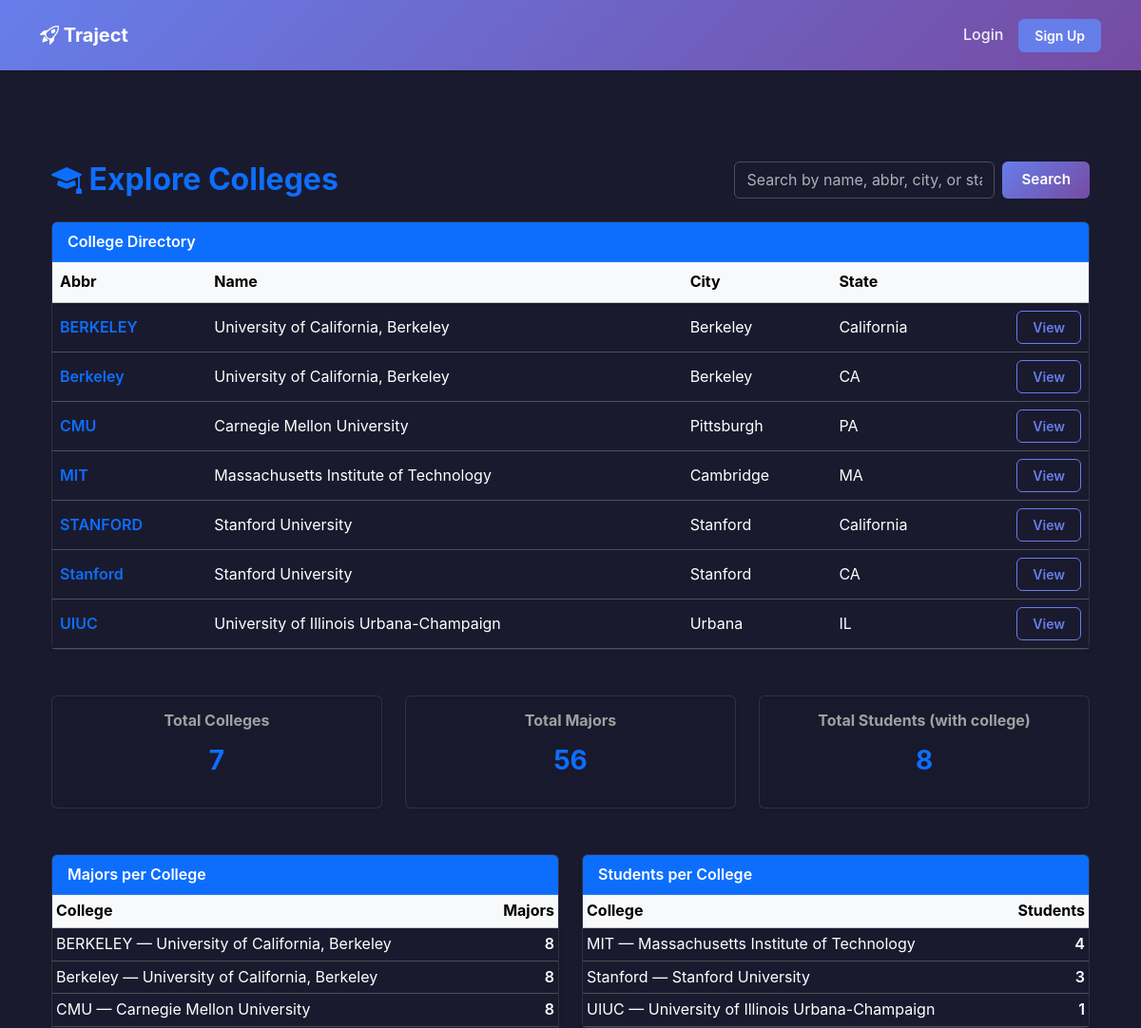
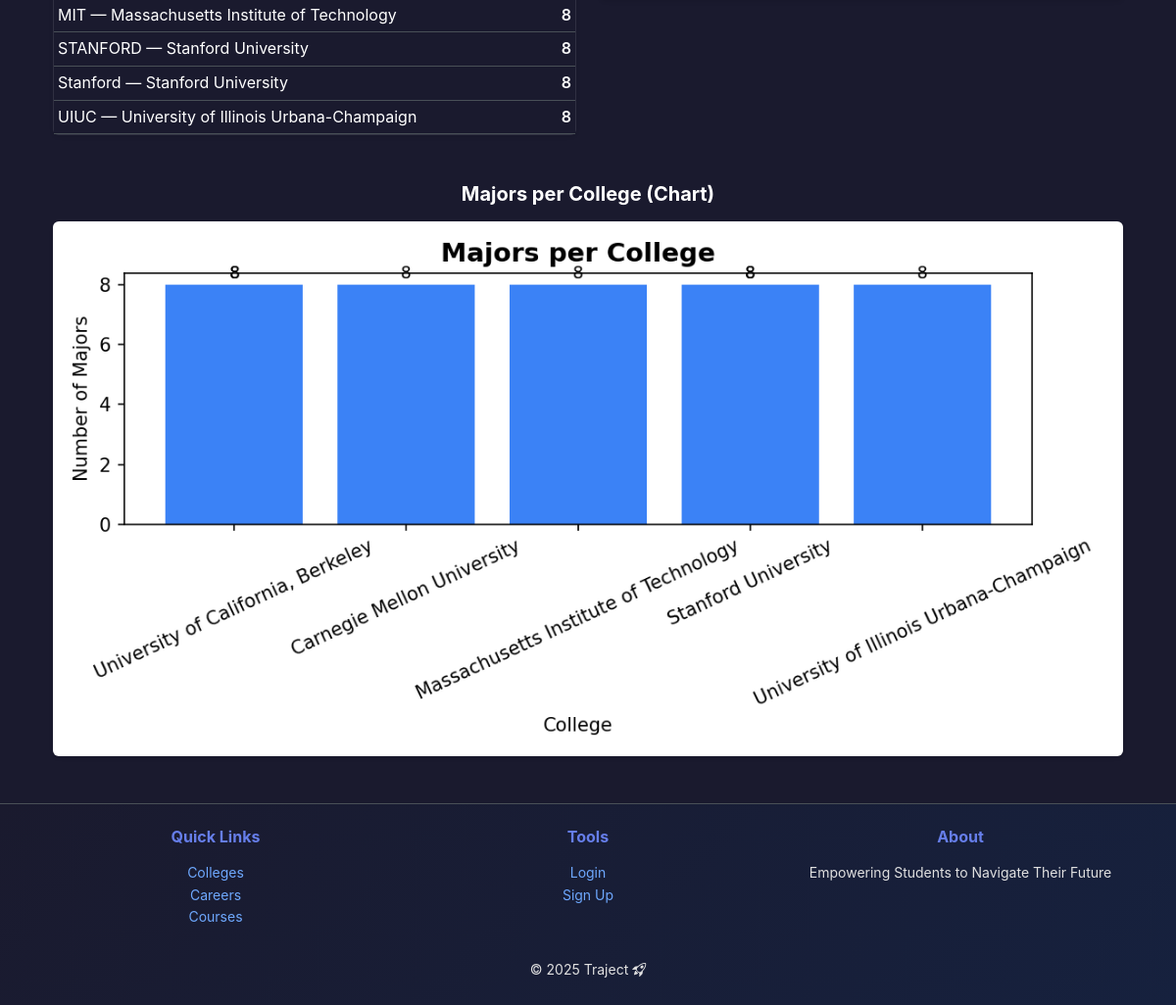
Page /colleges/ on the committed database (2 pictures, top to bottom).
### colleges/models.py (models this page shows, shortened)
class College(models.Model):
    college_name = models.CharField(max_length=300)  # Full college name
    city = models.CharField(max_length=100)
    state = models.CharField(max_length=100)
    abbreviation = models.CharField(max_length=50, unique=True)  # e.g. UIUC
    logo_url = models.URLField(blank=True, null=True)
    class Meta:
        ordering = ["college_name"]

### colleges/views.py (the view, shortened to what this page needs)
# urls.py: path("", views.CollegeListView.as_view(), name="list"),
class CollegeListView(ListView):
    model = College
    template_name = "colleges/college_list.html"
    context_object_name = "colleges"
    def get_queryset(self):
        qs = College.objects.all().order_by("abbreviation")
        q = (self.request.GET.get("q") or "").strip()
        return qs
    def get_context_data(self, **kwargs):
        context = super().get_context_data(**kwargs)
        q = (self.request.GET.get("q") or "").strip()
        context["q"] = q
        if q:
            context["result_count"] = context["object_list"].count()
        context["total_colleges"] = College.objects.count()
        context["total_majors"] = Major.objects.count()
        context["total_students"] = UserProfile.objects.filter(college__isnull=False).count()
        context["majors_per_college"] = (
            College.objects.annotate(major_count=Count("majors"))
            .values("id", "abbreviation", "college_name", "major_count")
            .order_by("abbreviation")
        )
        context["students_per_college"] = (
            UserProfile.objects.filter(college__isnull=False)
            .values("college__id", "college__abbreviation", "college__college_name")
            .annotate(student_count=Count("id"))
            .order_by("college__abbreviation")
        )
        return context

### templates/colleges/college_list.html (shortened to what this page needs)
{% extends "accounts/base.html" %}
{% block content %}
<div class="container mt-5">
 <div class="d-flex flex-column flex-md-row justify-content-between align-items-center mb-4">
 <h2 class="fw-bold mb-3 mb-md-0 text-primary"><i class="bi bi-mortarboard-fill"></i> Explore Colleges</h2>
 <form method="get" class="d-flex" role="search">
 <input
 type="text"
 name="q"
 value="{{ q }}"
 class="form-control me-2"
 placeholder="Search by name, abbr, city, or state"
 />
 <button class="btn btn-primary" type="submit">Search</button>
 </form>
 </div>
 <div class="card shadow-sm hover-card mb-5">
 <div class="card-header bg-primary text-white fw-semibold">
 College Directory
 </div>
 <div class="card-body p-0">
 <table class="table table-hover align-middle mb-0">
 <thead class="table-light">
 <tr>
 <th>Abbr</th>
 <th>Name</th>
 <th>City</th>
 <th>State</th>
 <th></th>
 </tr>
 </thead>
 <tbody>
 {% for college in colleges %}
 <tr>
 <td class="fw-semibold text-primary">{{ college.abbreviation }}</td>
 <td>{{ college.college_name }}</td>
 <td>{{ college.city }}</td>
 <td>{{ college.state }}</td>
 <td class="text-end">
 <a href="{% url 'colleges:detail' college.pk %}" class="btn btn-sm btn-outline-primary">
 View
 </a>
 </td>
 </tr>
 {% empty %}
 <tr>
 <td colspan="5" class="text-center text-muted p-3">No colleges found.</td>
 </tr>
 {% endfor %}
 </tbody>
 </table>
 </div>
 </div>
 <div class="row g-4">
 <div class="col-md-4">
 <div class="card text-center shadow-sm hover-card">
 <div class="card-body">
 <h6 class="text-muted">Total Colleges</h6>
 <h3 class="fw-bold text-primary">{{ total_colleges }}</h3>
 </div>
 </div>
 </div>
 <div class="col-md-4">
 <div class="card text-center shadow-sm hover-card">
 <div class="card-body">
 <h6 class="text-muted">Total Majors</h6>
 <h3 class="fw-bold text-primary">{{ total_majors }}</h3>
 </div>
 </div>
 </div>
 <div class="col-md-4">
 <div class="card text-center shadow-sm hover-card">
 <div class="card-body">
 <h6 class="text-muted">Total Students (with college)</h6>
 <h3 class="fw-bold text-primary">{{ total_students }}</h3>
 </div>
 </div>
 </div>
 </div>
 <div class="row g-4 mt-4">
 <div class="col-md-6">
 <div class="card shadow-sm hover-card">
 <div class="card-header bg-primary text-white fw-semibold">Majors per College</div>
 <div class="card-body p-0">
 <table class="table table-sm mb-0 align-middle">
 <thead class="table-light">
 <tr>
 <th>College</th>
 <th class="text-end">Majors</th>
 </tr>
 </thead>
 <tbody>
 {% for row in majors_per_college %}
 <tr>
 <td>{{ row.abbreviation }} — {{ row.college_name }}</td>
 <td class="text-end fw-semibold">{{ row.major_count }}</td>
 </tr>
 {% empty %}
 <tr><td colspan="2" class="text-muted p-3 text-center">No data available.</td></tr>
 {% endfor %}
 </tbody>
 </table>
 </div>
 </div>
 </div>
 <div class="col-md-6">
 <div class="card shadow-sm hover-card">
 <div class="card-header bg-primary text-white fw-semibold">Students per College</div>
 <div class="card-body p-0">
 <table class="table table-sm mb-0 align-middle">
 <thead class="table-light">
 <tr>
 <th>College</th>
 <th class="text-end">Students</th>
 </tr>
 </thead>
 <tbody>
 {% for row in students_per_college %}
 <tr>
 <td>{{ row.college__abbreviation }} — {{ row.college__college_name }}</td>
 <td class="text-end fw-semibold">{{ row.student_count }}</td>
 </tr>
 {% empty %}
 <tr><td colspan="2" class="text-muted p-3 text-center">No data available.</td></tr>
 {% endfor %}
 </tbody>
 </table>
 </div>
 </div>
 </div>
 </div>
 <div class="text-center mt-5">
 <h5 class="fw-bold mb-3">Majors per College (Chart)</h5>
 <img src="{% url 'colleges:college_chart' %}" alt="Majors Chart"
 class="img-fluid rounded shadow-sm chart-wrapper">
 </div>
</div>
{% endblock %}

### static/css/traject.css (style rules this page uses)
:root { --traject-primary: #667eea; --traject-secondary: #764ba2; --traject-accent: #667eea; --traject-dark: #1a1a2e; --traject-light: #f8f9fa; --traject-text: #e0e0e0; --traject-text-muted: #a0a0a0; }
body { font-family: -apple-system, BlinkMacSystemFont, 'Segoe UI', Roboto, 'Helvetica Neue', Arial, sans-serif; font-size: 1rem; line-height: 1.6; color: var(--traject-text); }
h1, h2, h3, h4, h5, h6, .display-1, .display-2, .display-3, .display-4, .display-5, .display-6 { font-weight: 700; line-height: 1.2; color: #ffffff; margin-bottom: 1rem; }
.text-muted { color: var(--traject-text-muted) !important; }
.text-white { color: #ffffff !important; }
[data-bs-theme="dark"] { --bs-body-bg: #1a1a2e; --bs-body-color: #e0e0e0; }
.traject-bg { background-color: var(--traject-dark); }
.card { transition: transform 0.3s ease, box-shadow 0.3s ease; border: 1px solid rgba(255, 255, 255, 0.1); background-color: rgba(26, 26, 46, 0.8); }
.card-header { font-weight: 600; border-bottom: 1px solid rgba(255, 255, 255, 0.1); }
html { scroll-behavior: smooth; }
.btn { transition: all 0.3s ease; font-weight: 600; font-size: 0.95rem; padding: 0.5rem 1.25rem; border-radius: 0.375rem; }
.btn-sm { font-size: 0.875rem; padding: 0.375rem 1rem; }
.btn-primary { background: linear-gradient(135deg, var(--traject-primary) 0%, var(--traject-secondary) 100%); border: none; }
.btn-outline-primary { border-color: var(--traject-primary); color: var(--traject-primary); }

### rows in the picture
College: abbreviation "BERKELEY", college_name "University of California, Berkeley", city "Berkeley", state "California"
College: abbreviation "Berkeley", college_name "University of California, Berkeley", city "Berkeley", state "CA"
College: abbreviation "CMU", college_name "Carnegie Mellon University", city "Pittsburgh", state "PA", major_count "8"
College: abbreviation "MIT", college_name "Massachusetts Institute of Technology", city "Cambridge", state "MA", major_count "8", college__abbreviation "MIT", college__college_name "Massachusetts Institute of Technology", student_count "4"
College: abbreviation "STANFORD", college_name "Stanford University", city "Stanford", state "California"
College: abbreviation "Stanford", college_name "Stanford University", city "Stanford", state "CA"
College: abbreviation "UIUC", college_name "University of Illinois Urbana-Champaign", city "Urbana", state "IL", major_count "8", college__abbreviation "UIUC", college__college_name "University of Illinois Urbana-Champaign", student_count "1"

### other values in the picture
{{ total_colleges }} "7"
{{ total_majors }} "56"
{{ total_students }} "8"
{{ row.abbreviation }} "BERKELEY" "Berkeley" "STANFORD" "Stanford"
{{ row.college_name }} "University of California, Berkeley" "University of California, Berkeley" "Stanford University" "Stanford University"
{{ row.major_count }} "8" "8" "8" "8"
{{ row.college__abbreviation }} "Stanford"
{{ row.college__college_name }} "Stanford University"
{{ row.student_count }} "3"
